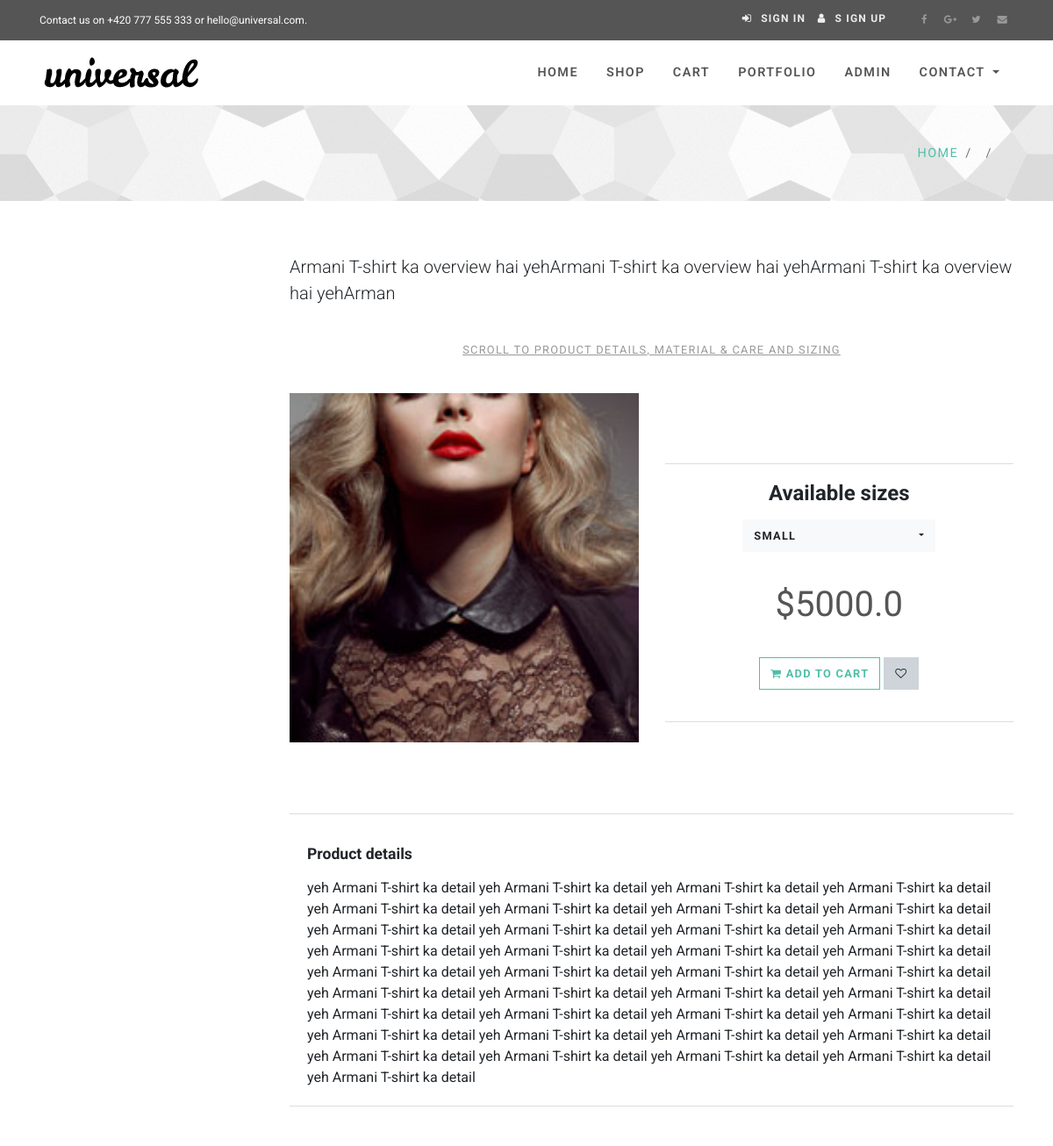
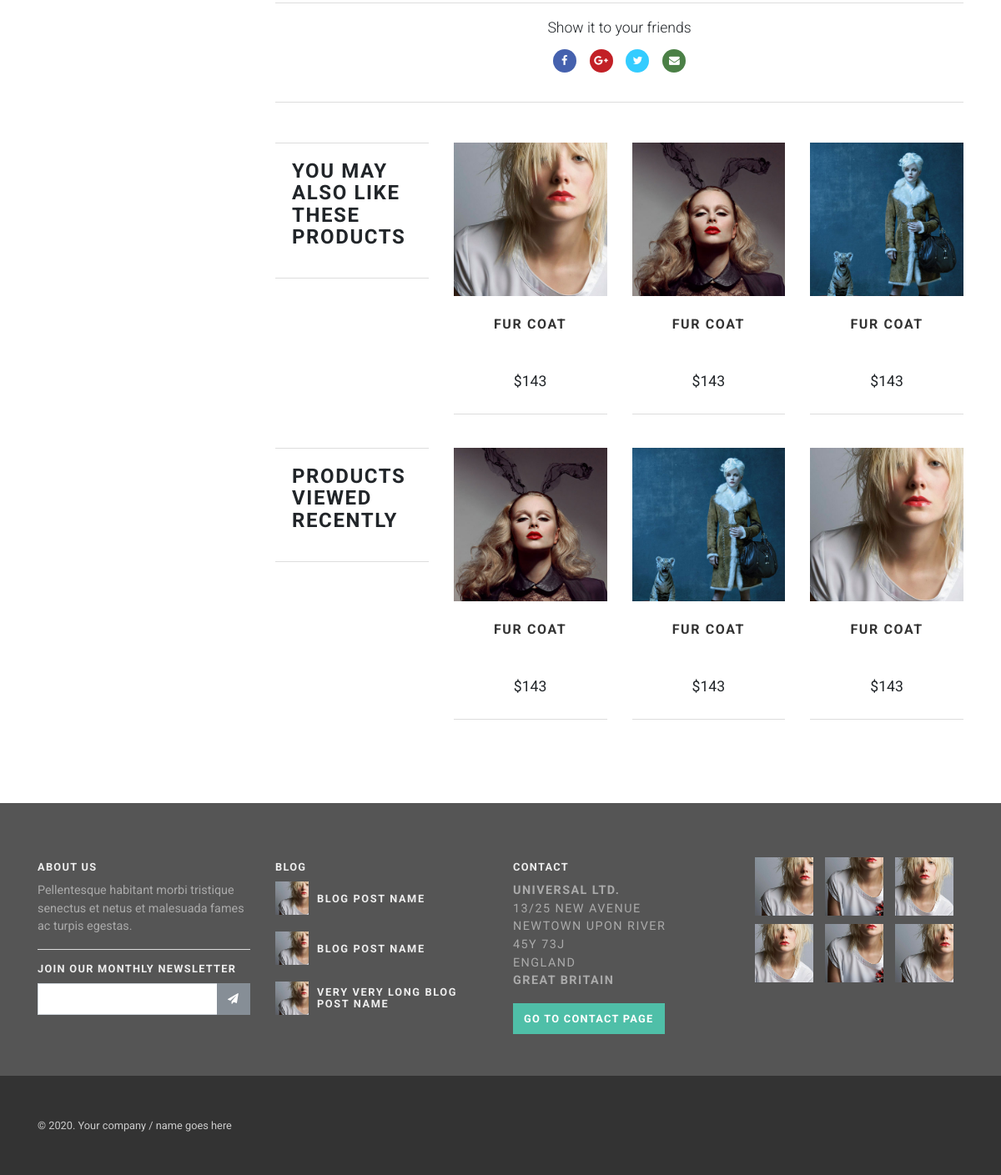
Screenshot of /shop/1/ with the database file from the repository (2 pictures, top to bottom).
### webapp/models.py (models this page shows, shortened)
class Item(models.Model):
    item_name = models.CharField(max_length=100)
    overview = models.CharField(max_length=120)
    category = models.CharField(choices=Category_choices, max_length=2)
    label = models.CharField(choices=Label_choices, max_length=1)
    price = models.FloatField()
    description = models.TextField()
    thumbnail = models.ImageField()

### webapp/views.py (the view)
# urls.py: path('shop/<id>/', shopping_detail, name='shop-detail'),
def shopping_detail(request, id):
    print("going to shopping detial")
    print(id)
    item = get_object_or_404(Item, id=id)
    context = {
        'pdt': item
    }
    return render(request, "shop-detail.html", context)

### templates/shop-detail.html (shortened to what this page needs)
{% extends 'base.html' %}
{% block content %}
{% load static %}
    <div id="all">
      <div id="heading-breadcrumbs">
        <div class="container">
          <div class="row d-flex align-items-center flex-wrap">
            <div class="col-md-5">
              <ul class="breadcrumb d-flex justify-content-end">
                <li class="breadcrumb-item"><a href="index.html">Home</a></li>
                <li class="breadcrumb-item"><a href="shop-category.html">{{ pdt.categories }}</a></li>
                <li class="breadcrumb-item active">{{ pdt.name }}</li>
              </ul>
            </div>
          </div>
        </div>
      </div>
      <div id="content">
        <div class="container">
          <div class="row bar">
              <div class="col-lg-3">
            </div>
              <div class="col-lg-9">
              <p class="lead">{{ pdt.overview }}</p>
              <p class="goToDescription"><a href="#details" class="scroll-to text-uppercase">Scroll to product details, material & care and sizing</a></p>
              <div id="productMain" class="row">
                <div class="col-sm-6">
                  <div data-slider-id="1" class="owl-carousel shop-detail-carousel">
                    <div> <img src="{{pdt.thumbnail.url }}" alt="" class="img-fluid"></div>
                  </div>
                </div>
                <div class="col-sm-6">
                  <div class="box">
                    <form>
                      <div class="sizes">
                        <h3>Available sizes</h3>
                      </div>
                      <p class="price">${{ pdt.price }}</p>
                      <p class="text-center">
                       <button type="submit" class="btn btn-template-outlined">
                           <i class="fa fa-shopping-cart"></i>
                      <a href="{% url  'add-cart' id=pdt.id   %}"> Add to cart </a>
                       </button>
                          <a href="{% url 'add-cart' id=pdt.id  %}">
                            <button  type="submit"  data-toggle="tooltip" data-placement="top" title="Add to wishlist" class="btn btn-default">
                            <i class="fa fa-heart-o"></i>
                            </button>
                          </a>
                      </p>
                    </form>
                  </div>
                </div>
              </div>
              <div id="details" class="box mb-4 mt-4">
                <h4>Product details</h4>
               {{ pdt.description }}
              </div>
              <div id="product-social" class="box social text-center mb-5 mt-5">
                <h4 class="heading-light">Show it to your friends</h4>
                <ul class="social list-inline">
                  <li class="list-inline-item"><a href="#" data-animate-hover="pulse" class="external facebook"><i class="fa fa-facebook"></i></a></li>
                  <li class="list-inline-item"><a href="#" data-animate-hover="pulse" class="external gplus"><i class="fa fa-google-plus"></i></a></li>
                  <li class="list-inline-item"><a href="#" data-animate-hover="pulse" class="external twitter"><i class="fa fa-twitter"></i></a></li>
                  <li class="list-inline-item"><a href="#" data-animate-hover="pulse" class="email"><i class="fa fa-envelope"></i></a></li>
                </ul>
              </div>
              <div class="row">
                <div class="col-lg-3 col-md-6">
                  <div class="box text-uppercase mt-0 mb-small">
                    <h3>You may also like these products</h3>
                  </div>
                </div>
                <div class="col-lg-3 col-md-6">
                  <div class="product">
                    <div class="image"><a href="#"><img src="img/product2.jpg" alt="" class="img-fluid image1"></a></div>
                    <div class="text">
                      <h3 class="h5"><a href="shop-detail.html">Fur coat</a></h3>
                      <p class="price">$143</p>
                    </div>
                  </div>
                </div>
                <div class="col-lg-3 col-md-6">
                  <div class="product">
                    <div class="image"><a href="#"><img src="img/product3.jpg" alt="" class="img-fluid image1"></a></div>
                    <div class="text">
                      <h3 class="h5"><a href="shop-detail.html">Fur coat</a></h3>
                      <p class="price">$143</p>
                    </div>
                  </div>
                </div>
                <div class="col-lg-3 col-md-6">
                  <div class="product">
                    <div class="image"><a href="#"><img src="img/product1.jpg" alt="" class="img-fluid image1"></a></div>
                    <div class="text">
                      <h3 class="h5"><a href="shop-detail.html">Fur coat</a></h3>
                      <p class="price">$143</p>
                    </div>
                  </div>
                </div>
              </div>
              <div class="row">
                <div class="col-lg-3 col-md-6">
                  <div class="box text-uppercase mt-0 mb-small">
                    <h3>Products viewed recently</h3>
                  </div>
                </div>
                <div class="col-lg-3 col-md-6">
                  <div class="product">
                    <div class="image"><a href="#"><img src="img/product3.jpg" alt="" class="img-fluid image1"></a></div>
                    <div class="text">
                      <h3 class="h5"><a href="shop-detail.html">Fur coat</a></h3>
                      <p class="price">$143</p>
                    </div>
                  </div>
                </div>
                <div class="col-lg-3 col-md-6">
                  <div class="product">
                    <div class="image"><a href="#"><img src="img/product1.jpg" alt="" class="img-fluid image1"></a></div>
                    <div class="text">
                      <h3 class="h5"><a href="shop-detail.html">Fur coat</a></h3>
                      <p class="price">$143</p>
                    </div>
                  </div>
                </div>
                <div class="col-lg-3 col-md-6">
                  <div class="product">
                    <div class="image"><a href="#"><img src="img/product2.jpg" alt="" class="img-fluid image1"></a></div>
                    <div class="text">
                      <h3 class="h5"><a href="shop-detail.html">Fur coat</a></h3>
                      <p class="price">$143</p>
                    </div>
                  </div>
                </div>
              </div>
            </div>
          </div>
        </div>
      </div>
    </div>
{% endblock content %}

### static_in_env/css/style.default.css (style rules this page uses)
a { -webkit-transition: all 0.3s !important; transition: all 0.3s !important; display: inline-block; }
button { cursor: pointer; }
p.lead { margin-bottom: 40px; }
.heading-light { font-weight: 300 !important; }
.text-uppercase { text-transform: uppercase; letter-spacing: 0.1em; }
.bar { padding: 60px 0; }
.mb-small { margin-bottom: 20px !important; }
.background-pentagon, #heading-breadcrumbs { background: url("../img/texture-bw.png") center center repeat; border-top: 1px solid #999; border-bottom: 1px solid #999; }
#heading-breadcrumbs { padding: 2rem 0; border-top: none !important; border-bottom: none !important; }
#heading-breadcrumbs .breadcrumb { margin-bottom: 0; background: none; font-size: 0.9rem; }
#heading-breadcrumbs li { text-transform: uppercase; letter-spacing: 0.1em; }
ul.social { margin: 15px 0; }
ul.social a { width: 28px; height: 28px; line-height: 28px; background: #555; color: #fff; text-align: center; border-radius: 50%; margin: 0 2px; font-size: 0.8rem; }
ul.social a.facebook { background: #4561ae; }
ul.social a.gplus { background: #c22026; }
ul.social a.twitter { background: #34ccff; }
ul.social a.email { background: #4b8046; }
.btn { text-transform: uppercase; letter-spacing: 0.1em; }
.btn-template-outlined { background: none; border: 1px solid #4fbfa8 !important; color: #4fbfa8; border-radius: 0 !important; text-decoration: none; }
.box { margin: 80px 0; border-top: 1px solid #ddd; border-bottom: 1px solid #ddd; padding: 20px; }
.product { text-align: center; position: relative; margin-bottom: 40px; }
.product .image { overflow: hidden; max-height: 190px; }
.product .image a { margin: 0; }
.product .text { padding: 10px; border-bottom: 1px solid #ddd; }
.product .text h3 { min-height: 63px; }
.product .price { font-size: 1.1rem; }
.product img { -webkit-transition: all 0.3s; transition: all 0.3s; }
.product a { text-transform: uppercase; letter-spacing: 0.1em; color: #333; text-decoration: none !important; margin-top: 15px; }
.goToDescription { text-align: center; font-size: 0.8rem; margin-bottom: 40px; }
.goToDescription a { color: #999; text-decoration: underline; }
#productMain .sizes { text-align: center; }
#productMain .price { text-align: center; font-size: 2.5rem; margin: 30px 0; color: #555; }
.btn { font-weight: 700; border: 1px solid transparent; padding: 0.5rem 0.75rem; font-size: 0.8rem; line-height: 1.5; border-radius: 0; -webkit-transition: color 0.15s ease-in-out, background-color 0.15s ease-in-out, border-color 0.15s ease-in-out, -webkit-box-shadow 0.15s ease-in-out; transition: color 0.15s ease-in-out, background-color 0.15s ease-in-out, border-color 0.15s ease-in-out, -webkit-box-shadow 0.15s ease-in-out; transition: color 0.15s ease-in-out, background-color 0.15s ease-in-out, border-color 0.15s ease-in-out, box-shadow 0.15s ease-in-out; transition: color 0.15s ease-in-out, background-color 0.15s ease-in-out, border-color 0.15s ease-in-out, box-shadow 0.15s ease-in-out, -webkit-box-shadow 0.15s ease-in-out; }
.btn-default { color: color-yiq(#ced4da); background-color: #ced4da; border-color: #ced4da; }
body { font-family: "Roboto", Helvetica, Arial, sans-serif; font-size: 1rem; font-weight: 400; line-height: 1.5; color: #212529; background-color: #fff; }
a { color: #4fbfa8; text-decoration: none; }
h1, h2, h3, h4, h5, h6, .h1, .h2, .h3, .h4, .h5, .h6 { margin-bottom: 1rem; font-family: inherit; font-weight: 700; line-height: 1.1; color: inherit; }
h3, .h3 { font-size: 1.5rem; }
h4, .h4 { font-size: 1.1rem; }
h5, .h5 { font-size: 1rem; }
.lead { font-size: 1.25rem; font-weight: 300; }

### rows the page displays
Item: overview "Armani T-shirt ka overview hai yehArmani T-shirt ka overview hai yehArmani T-shirt ka overview hai yehArman", thumbnail (picture), price "5000.0", description "yeh Armani T-shirt ka detail yeh Armani T-shirt ka detail yeh Armani T-shirt ka detail yeh Armani T-shirt ka detail yeh Armani T-shirt ka detail yeh Armani T-shirt ka detail yeh Armani T-shirt ka detail yeh Armani T-shirt ka detail yeh Armani T-shirt ka detail yeh Armani T-shirt ka detail yeh Armani T-shirt ka detail yeh Armani T-shirt ka detail yeh Armani T-shirt ka detail yeh Armani T-shirt ka detail yeh Armani T-shirt ka detail yeh Armani T-shirt ka detail yeh Armani T-shirt ka detail yeh Armani T-shirt ka detail yeh Armani T-shirt ka detail yeh Armani T-shirt ka detail yeh Armani T-shirt ka detail yeh Armani T-shirt ka detail yeh Armani T-shirt ka detail yeh Armani T-shirt ka detail yeh…"
